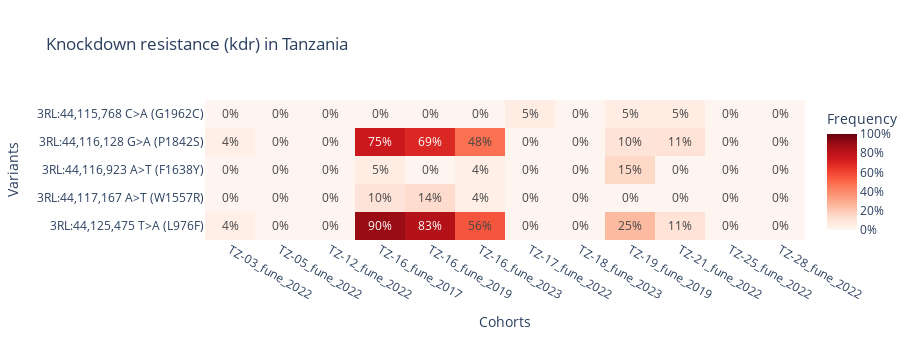

Here is the notebook cell this chart was saved with:
### Code cell
af1.plot_frequencies_heatmap(df_snps_filtered_vgsc, title= "Knockdown resistance (kdr) in Tanzania")

### Figure 1 — Plotly figure (JSON) as saved in the notebook; plotly's stock layout.template omitted (floating-point values rounded to 4 significant figures)
{"data": [{"coloraxis": "coloraxis", "hovertemplate": "x: %{x}<br>label: %{y}<br>color: %{z}<extra></extra>", "name": "0", "texttemplate": "%{z:.0%}", "type": "heatmap", "x": ["TZ-03_fune_2022", "TZ-05_fune_2022", "TZ-12_fune_2022", "TZ-16_fune_2017", "TZ-16_fune_2019", "TZ-16_fune_2023", "TZ-17_fune_2022", "TZ-18_fune_2023", "TZ-19_fune_2019", "TZ-21_fune_2022", "TZ-25_fune_2022", "TZ-28_fune_2022"], "xaxis": "x", "y": ["3RL:44,115,768 C>A (G1962C)", "3RL:44,116,128 G>A (P1842S)", "3RL:44,116,923 A>T (F1638Y)", "3RL:44,117,167 A>T (W1557R)", "3RL:44,125,475 T>A (L976F)"], "yaxis": "y", "z": [[0, 0, 0, 0, 0, 0, 0.04839, 0, 0.05, 0.05357, 0, 0], [0.03571, 0, 0, 0.75, 0.6944, 0.4815, 0, 0, 0.1, 0.1071, 0, 0], [0, 0, 0, 0.05, 0, 0.03704, 0, 0, 0.15, 0, 0, 0], [0, 0, 0, 0.1, 0.1389, 0.03704, 0, 0, 0, 0, 0, 0], [0.03571, 0, 0, 0.9, 0.8333, 0.5556, 0, 0, 0.25, 0.1071, 0, 0]]}], "layout": {"coloraxis": {"cmax": 1, "cmin": 0, "colorbar": {"ticktext": ["0%", "20%", "40%", "60%", "80%", "100%"], "tickvals": [0, 0.2, 0.4, 0.6, 0.8, 1], "title": {"text": "Frequency"}}, "colorscale": [[0, "rgb(255,245,240)"], [0.125, "rgb(254,224,210)"], [0.25, "rgb(252,187,161)"], [0.375, "rgb(252,146,114)"], [0.5, "rgb(251,106,74)"], [0.625, "rgb(239,59,44)"], [0.75, "rgb(203,24,29)"], [0.875, "rgb(165,15,21)"], [1, "rgb(103,0,13)"]]}, "height": 340, "title": {"text": "Knockdown resistance (kdr) in Tanzania"}, "width": 920, "xaxis": {"anchor": "y", "domain": [0, 1], "side": "bottom", "tickangle": 30, "title": {"text": "Cohorts"}}, "yaxis": {"anchor": "x", "autorange": "reversed", "domain": [0, 1], "title": {"text": "Variants"}}}}
